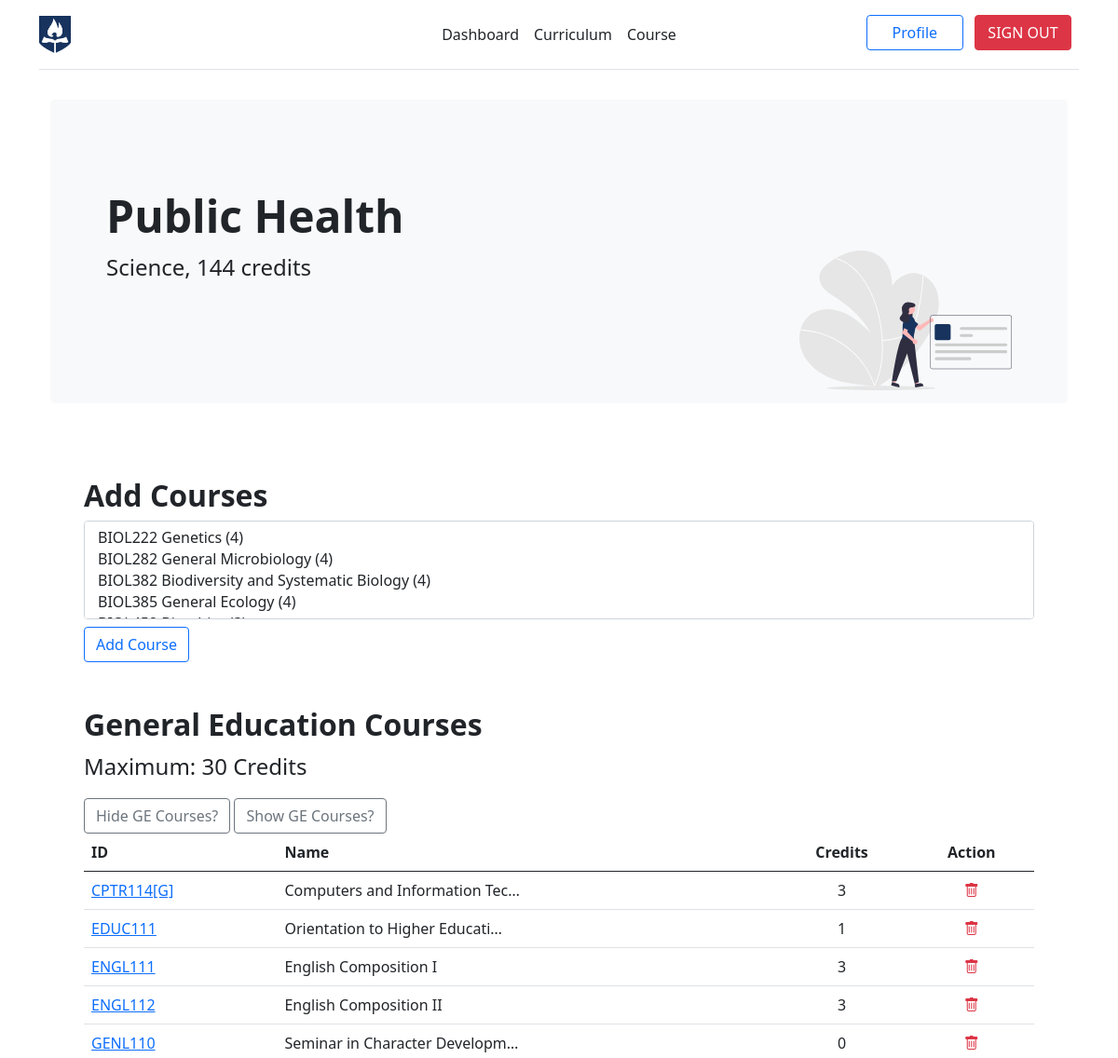
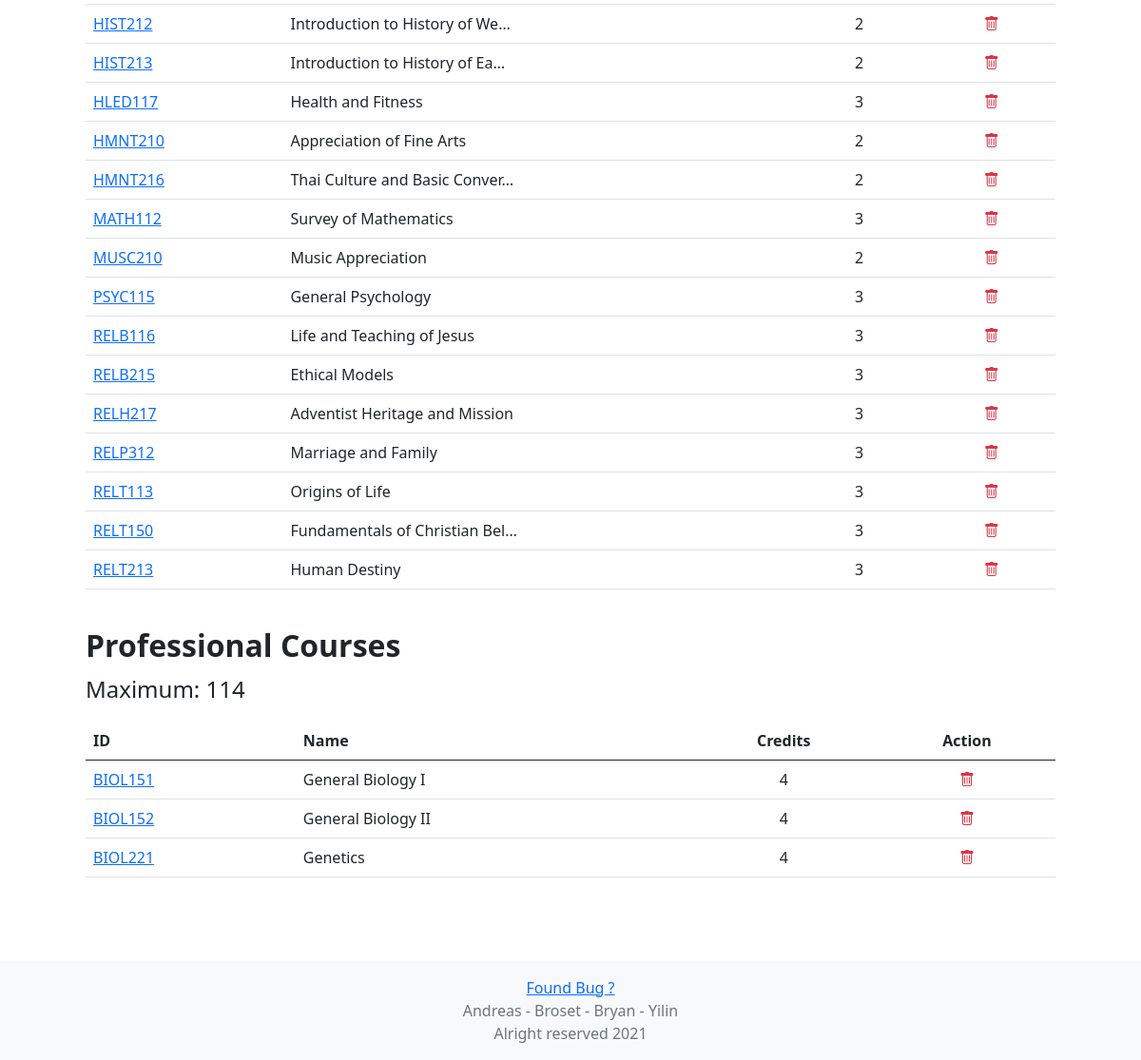
The app's page /ssapp/admin/4/curriculum (signed in) with its own data (2 pictures, top to bottom).
### ssapp/models.py (models this page shows, shortened)
class Curriculum(models.Model):
    name = models.CharField(max_length=50, unique=True)
    total_credits = models.PositiveSmallIntegerField()
    faculty = models.ForeignKey(Faculty, on_delete=models.CASCADE)
    courses = models.ManyToManyField('Course', blank=True, related_name="curriculum")

class Faculty(models.Model):
    name = models.CharField(max_length=50, unique=True)

class Course(models.Model):
    id =  models.CharField(max_length=10, primary_key=True)
    name =  models.CharField(max_length=50)
    credits = models.PositiveSmallIntegerField(default=3)
    category = models.CharField(
        choices = [
            ("General Education Courses", "General Education Courses"),
            ("Professional Courses", "Professional Courses"),
        ], max_length=30, default="Professional Courses"
    )
    faculty = models.ManyToManyField('Faculty', blank=True, related_name="courses")
    def __str__(self):
        return f"{self.id} {self.name} ({self.credits})"

### ssapp/views.py (the view, shortened to what this page needs)
# urls.py: path("ssapp/admin/<int:pk>/curriculum", views.AdminDetailCurriculum.as_view(), name="admin_detail_curriculum"),
class AdminDetailCurriculum(LoginRequiredMixin, generic.UpdateView):
    login_url = '/accounts/login'
    template_name = 'ssapp/admin/detail_curriculum.html'
    form_class = UpdateCurriculumForm
    def get(self, *args, **kwargs):
        if self.request.user.username != "admin":
            messages.warning(self.request, "You do not have admin capability")
            return redirect('ssapp:dashboard')
        curr_curriculum = Curriculum.objects.filter(pk=self.kwargs['pk'])[0]
        courses = curr_curriculum.courses.all()
        ge_courses = curr_curriculum.courses.filter(category = 'General Education Courses')
        pro_courses = curr_curriculum.courses.exclude(category = 'General Education Courses')
        not_added_courses = Course.objects.filter(faculty=curr_curriculum.faculty).difference(courses)
        form = self.form_class()
        context = {"curriculum": curr_curriculum, 'ge_courses': ge_courses, 'pro_courses': pro_courses, 'difference_courses': not_added_courses, "form": form}
        return render(self.request, self.template_name, context)

### ssapp/forms.py
class UpdateCurriculumForm(forms.ModelForm):
    def __init__(self, *args, **kwargs):
        super(UpdateCurriculumForm, self).__init__(*args, **kwargs)
        for name in self.fields.keys():
            self.fields[name].widget.attrs.update({
                'class': 'form-control',
            })
    class Meta:
        model = Curriculum
        fields = ['courses', ]

### ssapp/templates/ssapp/admin/detail_curriculum.html (shortened to what this page needs)
{% extends 'ssapp/base.html' %}
{% load static %}
{% block html_head %}
    <link rel="stylesheet" href="https://cdn.jsdelivr.net/npm/bootstrap-icons@1.5.0/font/bootstrap-icons.css">
{% endblock %}
{% block body %}
    <div class="container py-2">
        <div class="p-5 mb-4 bg-light rounded-3">
            <div class="container-fluid py-5 mb-2">
                <h1 class="display-5 fw-bold">{{ curriculum.name }}</h1>
                <img class="float-end" src="{% static 'images/undraw_Profile_data_re_v81r.svg' %}" height="150px">
                <p class="col-md-8 fs-4 mb-4"> {{ curriculum.faculty.name }}, {{curriculum.total_credits }} credits </p>
            </div>
        </div>
    </div>
    <div class="p-5">
        <div class="mb-5">
            <h2 class="display-7 fw-bold">Add Courses</h2>
            <form id="add_course">
                <select class="form-control" multiple id="id_courses" name="courses">
                    {% for option in difference_courses %}
                        <option value="{{ option.id }}">{{ option }}</option>
                    {% empty %}
                        <option>Empty</option>
                    {% endfor %}
                </select>
                <input type="submit" class="mt-2 btn btn-outline-primary" value="Add Course" />
            </form>
        </div>
        <h2 class="display-7 fw-bold my-2">General Education Courses</h2>
        <p class="fs-4">Maximum: 30 Credits</p>
        <div class="table-responsive">
            <button id="hide" class="btn btn-outline-secondary">Hide GE Courses?</button>
            <button id="show" class="btn btn-outline-secondary">Show GE Courses?</button>
            {% if ge_courses %}
                <table class="table table-hover" id="ge_courses">
                    <thead>
                        <tr>
                            <th>ID</th>
                            <th>Name</th>
                            <th class="text-center">Credits</th>
                            <th class="text-center">Action</th>
                        </tr>
                    </thead>
                    <tbody>
                        {% for course in ge_courses %}
                            <tr>
                                <td><a href="{% url 'ssapp:admin_class' course.id %}" class="">{{ course.id }}</a></td>
                                <td>{{ course.name|truncatechars:30 }}</td>
                                <td class="text-center">{{ course.credits }}</td>
                                <td class="text-center"> <a href="{% url 'ssapp:drop_course_from_curriculum' curriculum.id course.id %}" class="text-danger"><i class="bi bi-trash"></i></a> </td>
                            </tr>
                        {% endfor %}
                    </tbody>
                </table>
            {% else %}
                <p>It seems like there is no general courses here, would you like to add all the general courses?</p>
                <a href="{% url 'ssapp:add_ge_courses' curriculum.pk %}" class="btn btn-outline-secondary">Okay please!</a>
            {% endif %}
        </div>
        <h2 class="display-7 fw-bold mt-4">Professional Courses</h2>
        <p class="fs-4">Maximum: {{ curriculum.total_credits|add:"-30" }} </p>
        <div class="table-responsive">
            <table class="table table-hover" id="professional_courses">
                <thead>
                    <tr>
                        <th>ID</th>
                        <th>Name</th>
                        <th class="text-center">Credits</th>
                        <th class="text-center">Action</th>
                    </tr>
                </thead>
                <tbody>
                    {% if pro_courses %}
                        {% for course in pro_courses %}
                            <tr>
                                <td><a href="{% url 'ssapp:admin_class' course.id %}">{{ course.id }}</a></td>
                                <td>{{ course.name|truncatechars:30 }}</td>
                                <td class="text-center">{{ course.credits }}</td>
                                <td class="text-center"> <a href="{% url 'ssapp:drop_course_from_curriculum' curriculum.id course.id %}" class="text-danger"><i class="bi bi-trash"></i></a> </td>
                            </tr>
                        {% endfor %}
                    {% endif %}
                </tbody>
            </table>
        </div>
    </div>
{% endblock %}

### records on screen
Curriculum: name "Public Health", faculty.name "Science", total_credits "144", total_credits|add "114"
Course: id "CPTR114[G]", name "Computers and Information Tec…", credits "3"
Course: id "EDUC111", name "Orientation to Higher Educati…", credits "1"
Course: id "ENGL111", name "English Composition I", credits "3"
Course: id "ENGL112", name "English Composition II", credits "3"
Course: id "GENL110", name "Seminar in Character Developm…", credits "0"
Course: id "HIST212", name "Introduction to History of We…", credits "2"
Course: id "HIST213", name "Introduction to History of Ea…", credits "2"
Course: id "HLED117", name "Health and Fitness", credits "3"
Course: id "HMNT210", name "Appreciation of Fine Arts", credits "2"
Course: id "HMNT216", name "Thai Culture and Basic Conver…", credits "2"
Course: id "MATH112", name "Survey of Mathematics", credits "3"
Course: id "MUSC210", name "Music Appreciation", credits "2"
Course: id "PSYC115", name "General Psychology", credits "3"
Course: id "RELB116", name "Life and Teaching of Jesus", credits "3"
Course: id "RELB215", name "Ethical Models", credits "3"
Course: id "RELH217", name "Adventist Heritage and Mission", credits "3"
Course: id "RELP312", name "Marriage and Family", credits "3"
Course: id "RELT113", name "Origins of Life", credits "3"
Course: id "RELT150", name "Fundamentals of Christian Bel…", credits "3"
Course: id "RELT213", name "Human Destiny", credits "3"
Course: id "BIOL151", name "General Biology I", credits "4"
Course: id "BIOL152", name "General Biology II", credits "4"
Course: id "BIOL221", name "Genetics", credits "4"
